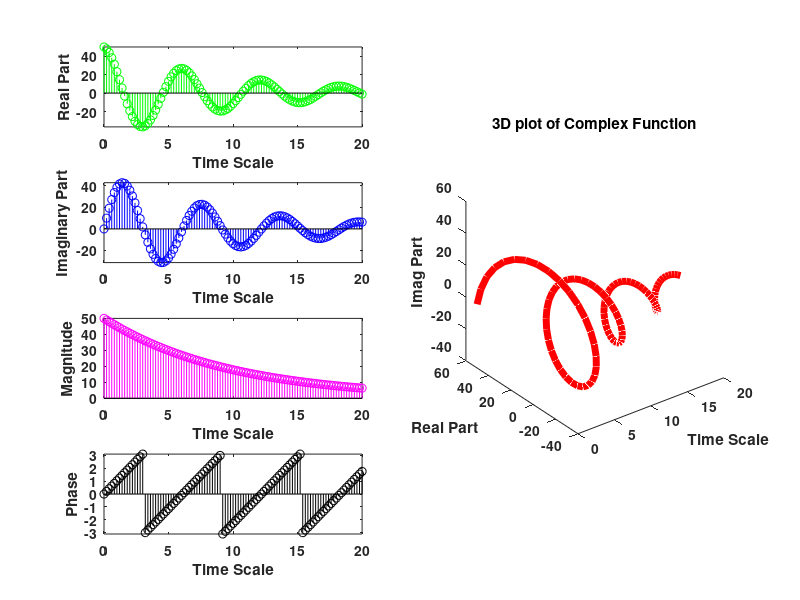

This figure's MATLAB source: (Note: this script raises an error after producing the figure.)
clc;

fs=5;
t=0:1/fs:20;

c=-0.103+1.03j;
Z=50*exp(c*t);      % Z = 50e^[(-0.103+1.03j)t]

figure
% Real Part     Re(Z)
subplot(421)
stem(t,real(Z),'g')
xlabel('Time Scale')
ylabel('Real Part')
axis tight
set(gca,'FontSize',10,'FontWeight','b')

% Imaginary Part    Imag(Z)
subplot(423)
stem(t,imag(Z),'b')
xlabel('Time Scale')
ylabel('Imaginary Part')
axis tight
set(gca,'FontSize',10,'FontWeight','b')

% Absolute/Magnitude    |Z|
subplot(425)
stem(t,abs(Z),'m')
xlabel('Time Scale')
ylabel('Magnitude')
axis tight
set(gca,'FontSize',10,'FontWeight','b')

% Phase angle   
subplot(427)
stem(t,angle(Z),'k')
xlabel('Time Scale')
ylabel('Phase')
axis tight
set(gca,'FontSize',10,'FontWeight','b')


% 3D plot: T vs Real,Imag
subplot(4,2,[2,4,6,8])
plot3(t,real(Z),imag(Z),'r','LineWidth',5)
xlabel('Time Scale')
ylabel('Real Part')
zlabel('Imag Part')
title('3D plot of Complex Function')
axis square
set(gca,'FontSize',10,'FontWeight','b')

sgtitle('Complex Exponential function in MATLAB')






